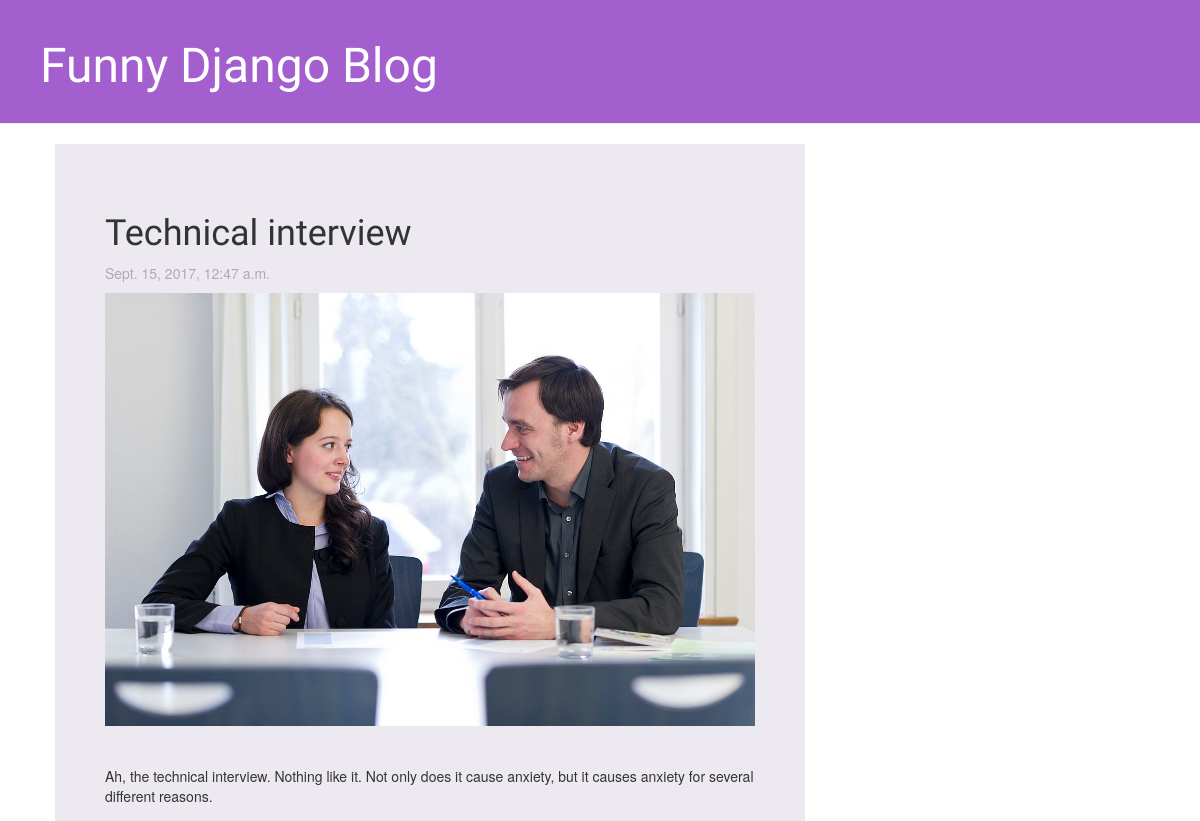
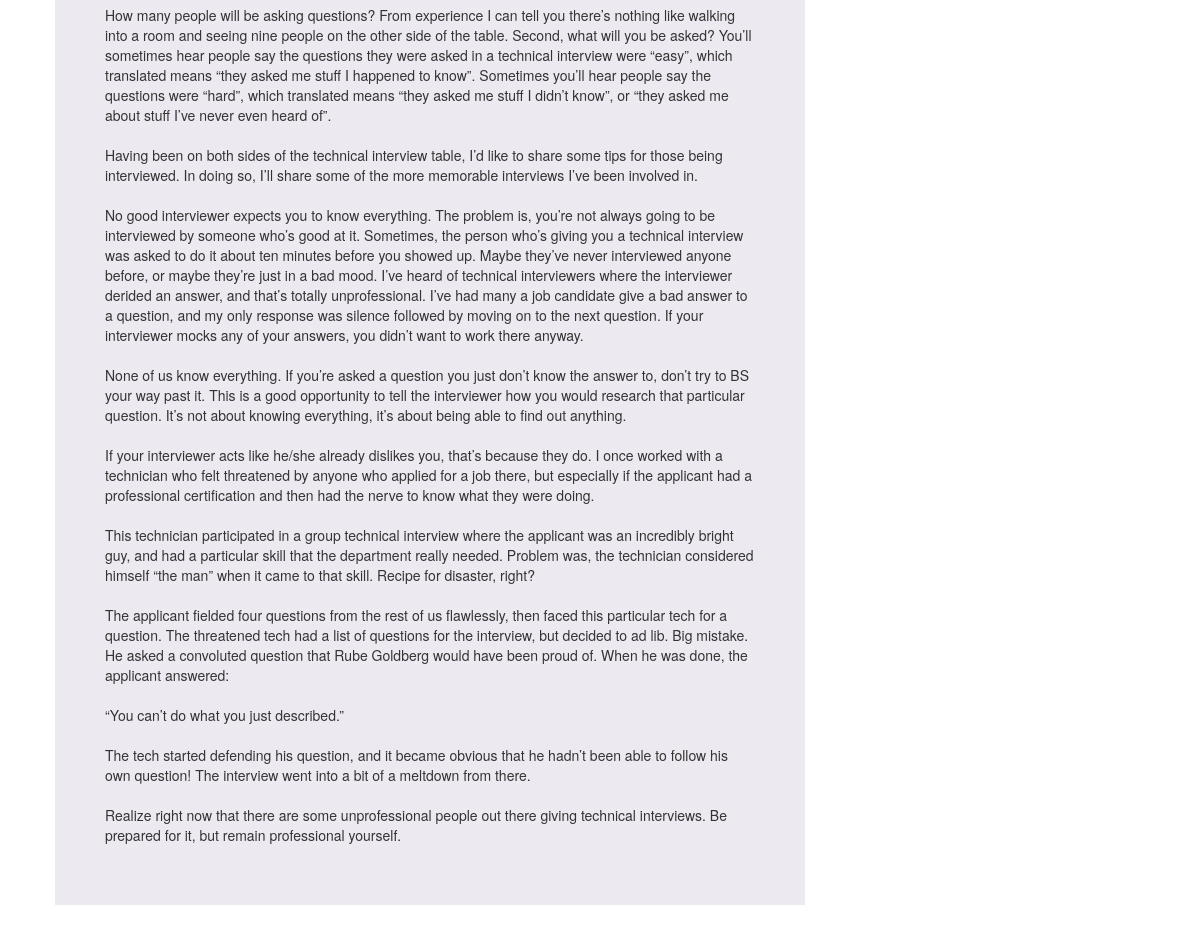
The app's page /post/1/ with its own data (2 pictures, top to bottom).
### blog/models.py (models this page shows, shortened)
class Post(models.Model):
    author = models.ForeignKey('auth.User')
    title = models.CharField(max_length=200)
    text = models.TextField()
    created_date = models.DateTimeField(default=timezone.now)
    published_date = models.DateTimeField(blank=True, null=True)
    image = models.ImageField(upload_to='image',blank=True, null=True)

### blog/views.py (the view)
# urls.py: url(r'^post/(?P<pk>\d+)/$', views.post_detail, name='post_detail'),
def post_detail(request,pk):
    post = get_object_or_404(Post, pk=pk)
    return render(request, 'blog/post_detail.html',{'post':post})

### blog/templates/blog/post_detail.html (shortened to what this page needs)
{% extends 'blog/base.html' %}
{% block content %}
    <div class="post">
        <h1>{{ post.title }}</h1>
        {% if post.published_date %}
            <div class="publishedDate">
               <p>{{ post.published_date }}</p>
            </div>
        {% endif %}
        {% if post.image %}
              <img src="{{post.image.url}}" class="img-responsive">
        {% endif %}
        <p>{{ post.text|linebreaksbr }}</p>
    </div>
{% endblock %}

### blog/static/css/blog.css (style rules this page uses)
h1, h2, h3, h4 { font-family: 'Lobster', cursive; }
.publishedDate { color: #B1A7B8; }
.post { margin-bottom: 70px; background-color: #EDE9F0; padding: 50px; }

### records on screen
Post: title "Technical interview", published_date "Sept. 15, 2017, 12:47 a.m.", image (picture), text "Ah, the technical interview. Nothing like it. Not only does it cause anxiety, but it causes anxiety for several different reasons. How many people will be asking questions? From experience I can tell you there’s nothing like walking into a room and seeing nine people on the other side of the table. Second, what will you be asked? You’ll sometimes hear people say the questions they were asked in a technical interview were “easy”, which translated means “they asked me stuff I happened to know”. Sometimes you’ll hear people say the questions were “hard”, which translated means “they asked me stuff I didn’t know”, or “they asked me about stuff I’ve never even heard of”. Having been on both…"
